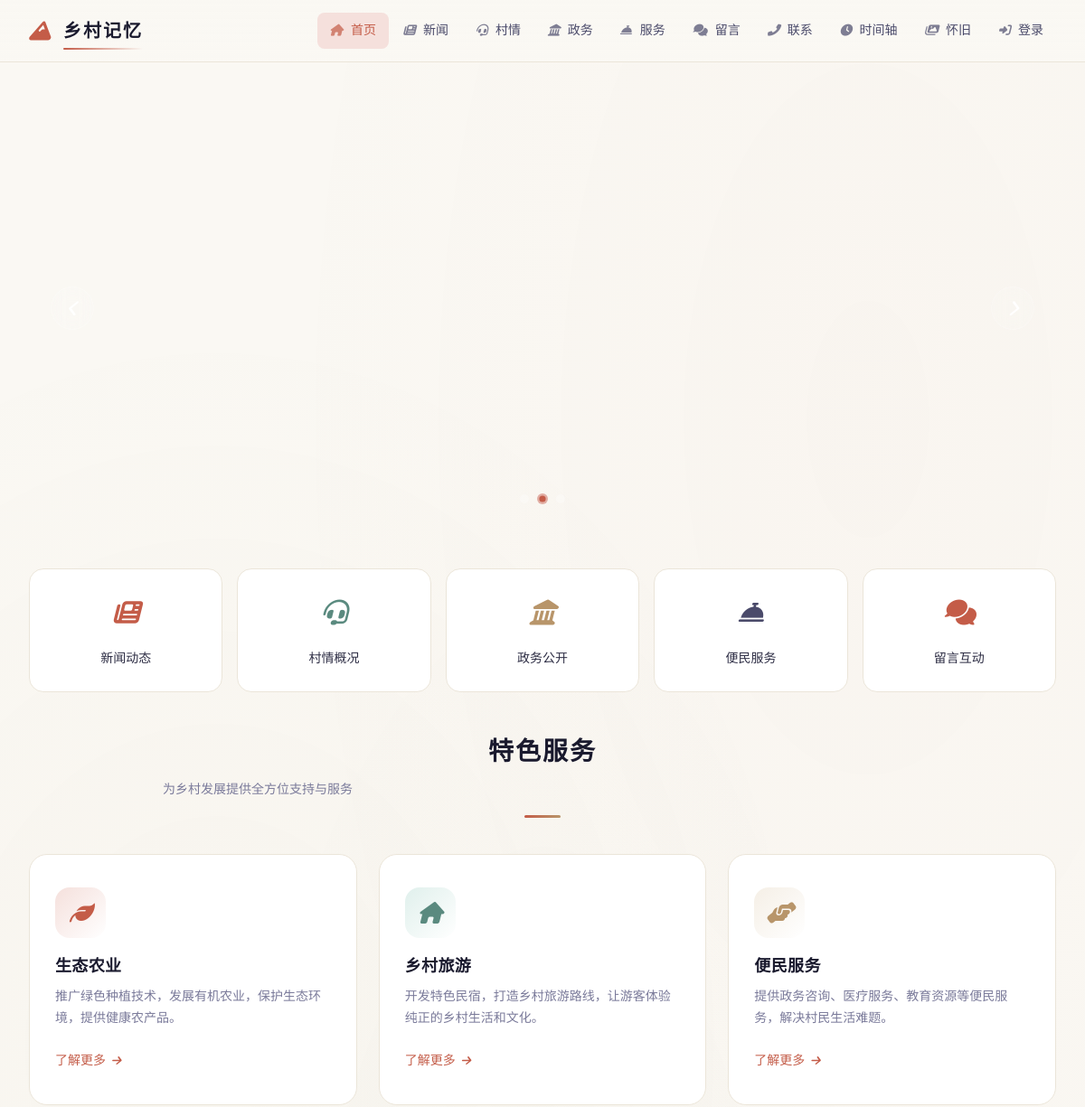
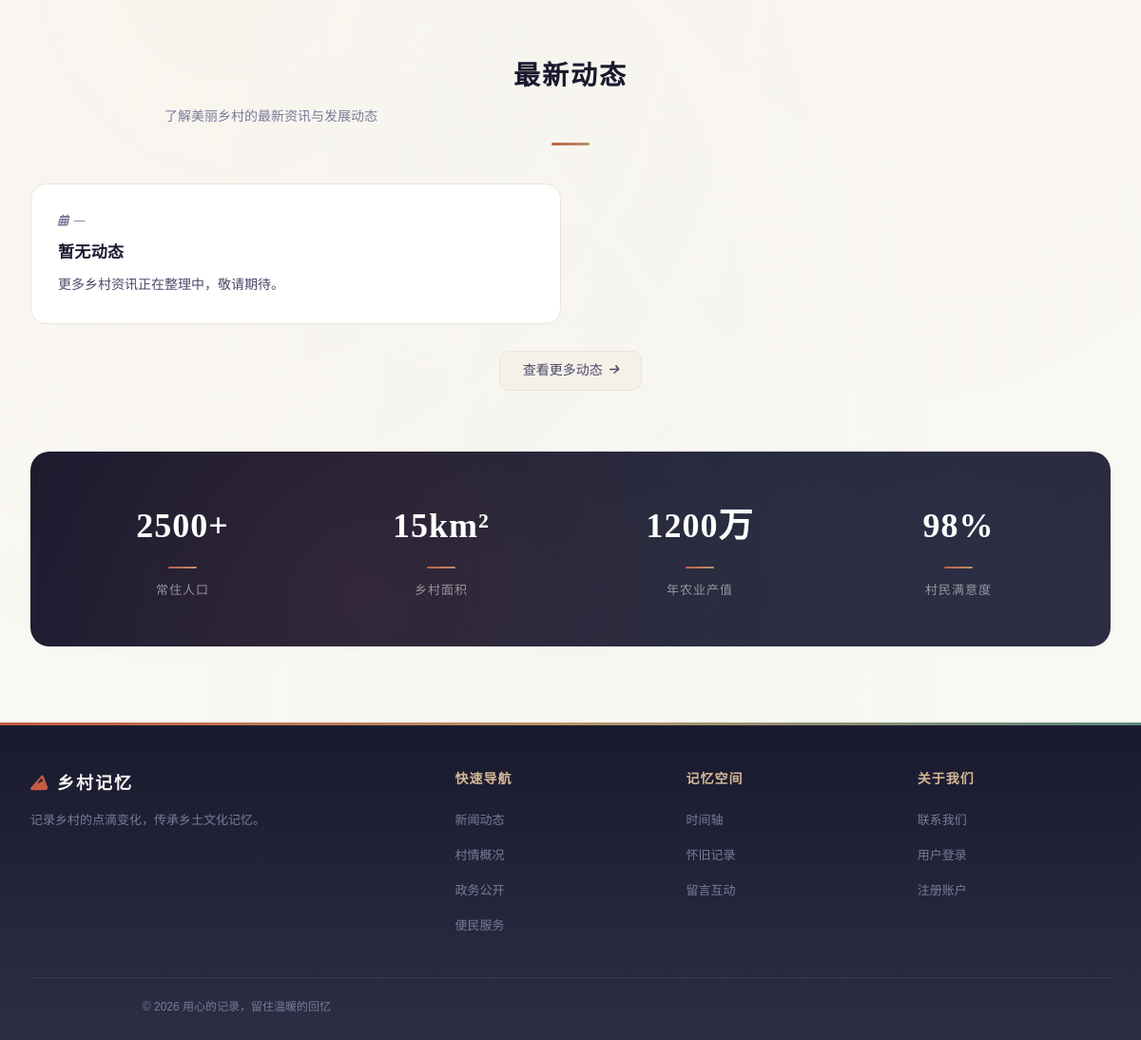
The page / on the database its author committed (2 pictures, top to bottom).
### models.py (models this page shows, shortened)
class SiteConfig(db.Model):
    __tablename__ = "site_config"
    id = db.Column(db.Integer, primary_key=True)
    site_title = db.Column(db.String(100), default="乡村记忆")  # 站点标题
    site_slogan = db.Column(db.Text, default="")  # 站点副标题/标语
    logo_url = db.Column(db.String(255), default="")  # 图片 Logo 访问 URL
    logo_name = db.Column(db.String(100), default="乡村记忆")  # 文字 Logo 名称
    logo_icon = db.Column(db.String(50), default="fas fa-mountain")  # 文字 Logo 图标
    nav_menu = db.Column(db.Text, default="[]")  # 导航菜单 JSON
    footer_brand = db.Column(db.Text, default="")  # 页脚品牌名
    footer_about = db.Column(db.Text, default="")  # 页脚简介文案
    footer_links = db.Column(db.Text, default="[]")  # 页脚链接分组 JSON
    footer_copyright = db.Column(db.Text, default="")  # 版权后缀（不含年份）
    quick_links = db.Column(db.Text, default="[]")  # 首页快速入口 JSON
    home_stats = db.Column(db.Text, default="{}")  # 首页/村情统计 JSON
    about_content = db.Column(db.Text, default="")  # 关于我们页正文（富文本）
    hero_subtitle = db.Column(
        db.Text, default="生态宜居 · 产业兴旺 · 乡风文明"
    )  # 封面副标题
    stat_labels = db.Column(db.Text, default="{}")  # KPI 标签 JSON: {population,area,output,satisfaction}
    intro_title = db.Column(db.Text, default="关于我们的村庄")  # 「关于我们的村庄」区块标题
    intro_subtitle = db.Column(db.Text, default="山水田园间，品味乡村魅力")  # 「关于我们的村庄」副文案
    features_title = db.Column(db.Text, default="乡村特色")  # 「乡村特色」区块标题
    features_subtitle = db.Column(db.Text, default="生态、生产、生活融合发展")  # 「乡村特色」副文案
    village_info_title = db.Column(db.Text, default="村庄信息")  # 「村庄信息」区块标题（P1）
    updated_at = db.Column(
        db.DateTime, default=datetime.utcnow, onupdate=datetime.utcnow
    )
    @classmethod
    def get(cls):
        try:
            row = cls.query.first()
        except Exception:
            row = None
        if row is None:
            row = cls(id=1, **cls.default_values())
        return row
    @property
    def nav_items(self):
        try:
            items = json.loads(self.nav_menu) if self.nav_menu else []
        except (json.JSONDecodeError, TypeError):
            items = []
        if not isinstance(items, list):
            items = []
        items = [i for i in items if i.get("is_active", True)]
        items.sort(key=lambda x: x.get("sort_order", 0))
        return items
    @property
    def footer_link_groups(self):
        try:
            groups = json.loads(self.footer_links) if self.footer_links else []
        except (json.JSONDecodeError, TypeError):
            groups = []
        return groups if isinstance(groups, list) else []
    @property
    def quick_link_items(self):
        try:
            items = json.loads(self.quick_links) if self.quick_links else []
        except (json.JSONDecodeError, TypeError):
            items = []
        if not isinstance(items, list):
            items = []
        items.sort(key=lambda x: x.get("sort_order", 0))
        return items

### routes/main.py (the view)
@main_bp.route("/")
def index():
    try:
        features = (
            HomeFeature.query.filter_by(is_active=True)
            .order_by(HomeFeature.sort_order, HomeFeature.id)
            .all()
        )
        carousel = (
            VillageCarousel.query.filter_by(is_active=True)
            .order_by(VillageCarousel.sort_order, VillageCarousel.id)
            .all()
        )
        home_news = (
            News.query.order_by(News.create_time.desc()).limit(6).all()
        )
        return render_template(
            "index.html",
            features=features,
            carousels=carousel,
            home_news=home_news,
        )
    except Exception:
        logger.error("首页渲染失败", exc_info=True)
        return render_template("base.html")

### templates/index.html (shortened to what this page needs)
{% extends "base.html" %} {% block title %}{{ site_config.site_title if site_config else '美丽乡村信息平台' }} - 首页{% endblock %}  {% block content %}
<div class="carousel" id="homeCarousel">
  <div class="carousel-inner">
    <div class="carousel-item">
    </div>
  </div>
  <button class="carousel-control carousel-prev" onclick="prevSlide()" aria-label="上一张">
    <i class="fas fa-chevron-left"></i>
  </button>
  <button class="carousel-control carousel-next" onclick="nextSlide()" aria-label="下一张">
    <i class="fas fa-chevron-right"></i>
  </button>
  <div class="carousel-indicators">
    <span class="indicator active" onclick="goToSlide(0)"></span>
    <span class="indicator" onclick="goToSlide(1)"></span>
    <span class="indicator" onclick="goToSlide(2)"></span>
  </div>
</div>
<div class="quick-links">
  {% if site_config and site_config.quick_link_items %}
    {% for q in site_config.quick_link_items %}
    <a href="{{ q.url }}" class="quick-link {{ q.color or 'red' }}">
      <i class="{{ q.icon or 'fas fa-circle' }}"></i>
      <span>{{ q.label }}</span>
    </a>
    {% endfor %}
  {% endif %}
</div>
<section>
  <div class="section-header">
    <h2>特色服务</h2>
    <p>为乡村发展提供全方位支持与服务</p>
    <div class="section-divider"></div>
  </div>
  <div class="features-grid">
    {% if features %}
      {% for f in features %}
      <div class="feature-card">
        <div class="feature-icon {{ f.icon_color or 'red' }}">
          <i class="{{ f.icon or 'fas fa-leaf' }}"></i>
        </div>
        <h3>{{ f.title }}</h3>
        <p>{{ f.description }}</p>
        <a href="{{ f.link or '/services' }}" class="feature-link">
          了解更多 <i class="fas fa-arrow-right" style="font-size: 12px"></i>
        </a>
      </div>
      {% endfor %}
    {% else %}
      <div class="feature-card">
        <div class="feature-icon red">
          <i class="fas fa-leaf"></i>
        </div>
        <h3>生态农业</h3>
        <p>推广绿色种植技术，发展有机农业，保护生态环境，提供健康农产品。</p>
        <a href="/services" class="feature-link">
          了解更多 <i class="fas fa-arrow-right" style="font-size: 12px"></i>
        </a>
      </div>
      <div class="feature-card">
        <div class="feature-icon jade">
          <i class="fas fa-home"></i>
        </div>
        <h3>乡村旅游</h3>
        <p>开发特色民宿，打造乡村旅游路线，让游客体验纯正的乡村生活和文化。</p>
        <a href="/services" class="feature-link">
          了解更多 <i class="fas fa-arrow-right" style="font-size: 12px"></i>
        </a>
      </div>
      <div class="feature-card">
        <div class="feature-icon gold">
          <i class="fas fa-hands-helping"></i>
        </div>
        <h3>便民服务</h3>
        <p>提供政务咨询、医疗服务、教育资源等便民服务，解决村民生活难题。</p>
        <a href="/services" class="feature-link">
          了解更多 <i class="fas fa-arrow-right" style="font-size: 12px"></i>
        </a>
      </div>
    {% endif %}
  </div>
</section>
<section class="news-section">
  <div class="section-header">
    <h2>最新动态</h2>
    <p>了解美丽乡村的最新资讯与发展动态</p>
    <div class="section-divider"></div>
  </div>
  <div class="news-grid">
    {% if home_news %}
      {% for n in home_news %}
      <a href="/news/{{ n.id }}" style="text-decoration:none; color:inherit; display:block;">
        <div class="news-card">
          <div class="date"><i class="far fa-calendar-alt"></i> {{ n.create_time.strftime('%Y-%m-%d') if n.create_time else '' }}</div>
          <h4>{{ n.title }}</h4>
          <p>{{ (n.content[:80] ~ '…') if n.content and n.content|length > 80 else (n.content or '') }}</p>
          {% if n.category %}
          <span class="tag">{{ n.category.name }}</span>
          {% elif n.author %}
          <span class="tag">{{ n.author }}</span>
          {% endif %}
        </div>
      </a>
      {% endfor %}
    {% else %}
    <div class="news-card">
      <div class="date"><i class="far fa-calendar-alt"></i> —</div>
      <h4>暂无动态</h4>
      <p>更多乡村资讯正在整理中，敬请期待。</p>
    </div>
    {% endif %}
  </div>
  <div class="news-footer">
    <a href="/news" class="btn btn-secondary">
      查看更多动态 <i class="fas fa-arrow-right" style="font-size: 12px"></i>
    </a>
  </div>
</section>
<section class="stats-section">
  <div class="stats-grid">
    <div class="stat-item">
      <div class="stat-number">2500+</div>
      <div class="stat-divider"></div>
      <div class="stat-label">常住人口</div>
    </div>
    <div class="stat-item">
      <div class="stat-number">15km²</div>
      <div class="stat-divider"></div>
      <div class="stat-label">乡村面积</div>
    </div>
    <div class="stat-item">
      <div class="stat-number">1200万</div>
      <div class="stat-divider"></div>
      <div class="stat-label">年农业产值</div>
    </div>
    <div class="stat-item">
      <div class="stat-number">98%</div>
      <div class="stat-divider"></div>
      <div class="stat-label">村民满意度</div>
    </div>
  </div>
</section>
{% endblock %}

### templates/base.html (shortened to what this page needs)
<!doctype html>
<html lang="zh-CN">
  <head>
    <link
      rel="stylesheet"
      href="{{ url_for('static', filename='font-awesome/css/all.min.css') }}"
    />
    <link rel="stylesheet" href="/static/css/style.css" />
  </head>
  <body class="{% if request.path.startswith('/admin') %}is-admin{% endif %}">
    <header class="site-header">
      <div class="header-inner">
        <a href="/" class="logo-area">
          {% if site_config and site_config.logo_url %}
          <img src="{{ site_config.logo_url }}" alt="{{ site_config.logo_name or 'logo' }}" style="height: 28px; border-radius: 6px;" />
          {% else %}
          <i class="{{ site_config.logo_icon if site_config and site_config.logo_icon else 'fas fa-mountain' }}"></i>
          <span>{{ site_config.logo_name if site_config and site_config.logo_name else '乡村记忆' }}</span>
          {% endif %}
        </a>
        <ul class="nav-links" id="navLinks">
          {% if site_config %}
          {% for item in site_config.nav_items %}
          <li>
            <a href="{{ item.url }}"><i class="{{ item.icon or 'fas fa-circle' }}"></i> {{ item.label }}</a>
          </li>
          {% endfor %}
          {% endif %}
          {% if session['user'] %}
          <li>
            <a href="/logout"><i class="fas fa-sign-out-alt"></i> 退出</a>
          </li>
          {% else %}
          <li>
            <a href="/login"><i class="fas fa-sign-in-alt"></i> 登录</a>
          </li>
          {% endif %}
        </ul>
      </div>
    </header>
    <main class="container">
       {% block content %}{% endblock %}
    </main>
    <footer>
      <div class="footer-inner">
        <div>
          <div class="footer-brand">
            {% if site_config and site_config.logo_icon %}<i class="{{ site_config.logo_icon }}" style="margin-right: 8px; color: var(--cinnabar)"></i>{% endif %}{{ site_config.footer_brand if site_config and site_config.footer_brand else '乡村记忆' }}
          </div>
          <p class="footer-desc">
            {{ site_config.footer_about if site_config and site_config.footer_about else '记录乡村的点滴变化，传承乡土文化记忆。<br />让每一份乡愁都有处安放，让每一个故事都被铭记。' }}
          </p>
        </div>
        {% for group in (site_config.footer_link_groups if site_config else []) %}
        <div>
          <div class="footer-title">{{ group.title }}</div>
          <ul class="footer-links">
            {% for link in group.links %}
            <li><a href="{{ link.url }}">{{ link.label }}</a></li>
            {% endfor %}
          </ul>
        </div>
        {% endfor %}
      </div>
      <div class="footer-bottom">
        <p>&copy; {{ now.year }} {{ site_config.footer_copyright if site_config and site_config.footer_copyright else '乡村记忆系统 | 用心的记录，留住温暖的回忆' }}</p>
      </div>
    </footer>
  </body>
</html>

### static/css/style.css (style rules this page uses)
:root { --cinnabar: #c45c48; --cinnabar-light: #d97b6a; --cinnabar-pale: #f5e0dc; --jade: #5a8a7f; --jade-light: #7ab5a8; --jade-pale: #e0f0ec; --gold: #b8956a; --gold-light: #d4b896; --gold-pale: #f5efe6; --ink-dark: #1a1a2e; --ink: #2d2d44; --ink-light: #4a4a6a; --ink-muted: #7a7a9a; --paper: #faf8f3; --paper-warm: #f5f0e8; --paper-deep: #ebe5d9; --shadow-sm: 0 1px 3px rgba(26, 26, 46, 0.06); --shadow-md: 0 4px 16px rgba(26, 26, 46, 0.08); --shadow-lg: 0 8px 32px rgba(26, 26, 46, 0.1); --shadow-xl: 0 16px 48px rgba(26, 26, 46, 0.12); --font-display: "Noto Serif SC", "Source Han Serif SC", serif; --font-body: "Noto Sans SC", "PingFang SC", "Microsoft YaHei", sans-serif; --font-mono: "JetBrains Mono", "Fira Code", monospace; --radius-sm: 8px; --radius-md: 12px; --radius-lg: 16px; --radius-xl: 20px; --radius-full: 9999px; --space-1: 4px; --space-2: 8px; --space-3: 12px; --space-4: 16px; --space-5: 20px; --space-6: 24px; --space-8: 32px; --space-10: 40px; --space-12: 48px; --space-16: 64px; --ease-out: cubic-bezier(0.16, 1, 0.3, 1); --ease-in-out: cubic-bezier(0.65, 0, 0.35, 1); --duration-fast: 150ms; --duration-normal: 250ms; --duration-slow: 400ms; }
*, *::before, *::after { box-sizing: border-box; margin: 0; padding: 0; }
html { font-size: 16px; -webkit-font-smoothing: antialiased; -moz-osx-font-smoothing: grayscale; }
body { font-family: var(--font-body); background: var(--paper); color: var(--ink); line-height: 1.7; min-height: 100vh; display: flex; flex-direction: column; }
a { color: var(--cinnabar); text-decoration: none; transition: color var(--duration-fast) var(--ease-out); }
h1, h2, h3, h4, h5, h6 { font-family: var(--font-display); font-weight: 700; line-height: 1.3; color: var(--ink-dark); letter-spacing: 0.02em; }
h2 { font-size: clamp(1.4rem, 1.1rem + 1.5vw, 2rem); }
h3 { font-size: clamp(1.1rem, 0.95rem + 0.75vw, 1.35rem); }
h4 { font-size: 1.05rem; }
p { max-width: 65ch; }
.container { max-width: 1280px; margin: 0 auto; padding: var(--space-8) var(--space-6); width: 100%; flex: 1; }
.btn { display: inline-flex; align-items: center; justify-content: center; gap: var(--space-2); padding: 10px 24px; border-radius: var(--radius-md); font-size: 0.9rem; font-weight: 500; font-family: var(--font-body); cursor: pointer; transition: all var(--duration-fast) var(--ease-out); border: 1px solid transparent; line-height: 1.4; white-space: nowrap; }
.btn-secondary { background: var(--paper-warm); color: var(--ink-light); border-color: var(--paper-deep); }

### rows shown on the page
SiteConfig: logo_name "乡村记忆", footer_brand "乡村记忆", footer_about "记录乡村的点滴变化，传承乡土文化记忆。", footer_copyright "用心的记录，留住温暖的回忆"

### other values the page prints
{{ item.label }} "首页" "新闻" "村情" "政务" "服务" "留言" "联系" "时间轴" "怀旧"
{{ q.label }} "新闻动态" "村情概况" "政务公开" "便民服务" "留言互动"
{{ group.title }} "快速导航" "记忆空间" "关于我们"
{{ link.label }} "新闻动态" "村情概况" "政务公开" "便民服务" "时间轴" "怀旧记录" "留言互动" "联系我们" "用户登录" "注册账户"
